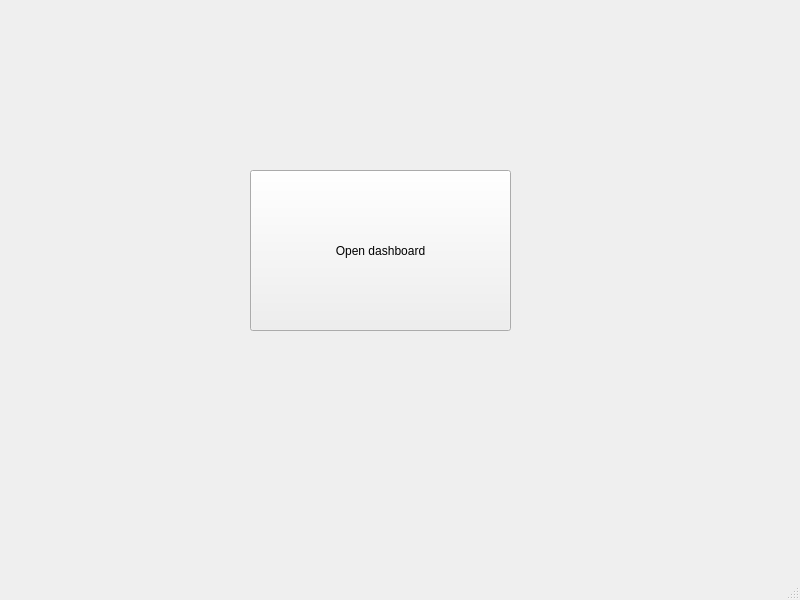
<?xml version="1.0" encoding="UTF-8"?>
<ui version="4.0">
 <class>Login</class>
 <widget class="QMainWindow" name="Login">
  <property name="geometry">
   <rect>
    <x>0</x>
    <y>0</y>
    <width>800</width>
    <height>600</height>
   </rect>
  </property>
  <property name="windowTitle">
   <string>Login</string>
  </property>
  <widget class="QWidget" name="centralwidget">
   <widget class="QPushButton" name="pushButton">
    <property name="geometry">
     <rect>
      <x>250</x>
      <y>170</y>
      <width>261</width>
      <height>161</height>
     </rect>
    </property>
    <property name="text">
     <string>Open dashboard</string>
    </property>
   </widget>
  </widget>
  <widget class="QMenuBar" name="menubar">
   <property name="geometry">
    <rect>
     <x>0</x>
     <y>0</y>
     <width>800</width>
     <height>22</height>
    </rect>
   </property>
  </widget>
  <widget class="QStatusBar" name="statusbar"/>
 </widget>
 <resources/>
 <connections/>
</ui>
